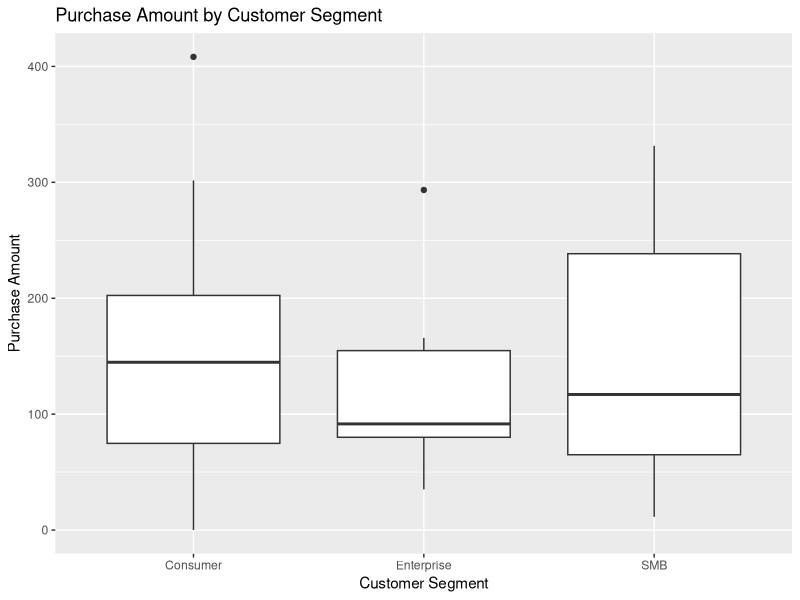

Write R code to recreate this figure.
## ---- chunk 1
library(readr)
library(ggplot2)

marketing_data <- read_csv("data/32876793_Siyuan Yin.csv")

ggplot(marketing_data, aes(x = segment, y = purchase_amount)) +
  geom_boxplot() +
  labs(
    title = "Purchase Amount by Customer Segment",
    x = "Customer Segment",
    y = "Purchase Amount"
  )
